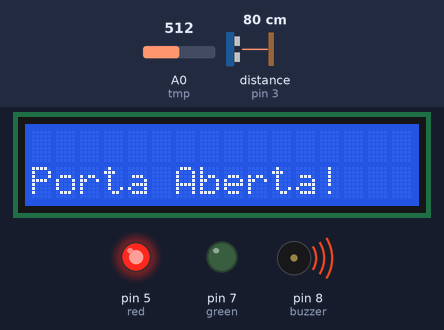
This sketch was run on a simulated Arduino Uno, built with avr-gcc and run on an emulated ATmega328P. Shown: 16×2 character LCD, output pins drawn as LEDs (lit = HIGH), buzzer (waves = sounding). Wiring (inferred from the names in the program): ultrasonic range finder: trigger pin 3; echo pin 3. Inputs (shaded band) come from the test bench; at power-on: A0 (tmp) = 512, distance to the obstacle (sensor on pin 3) 80 cm. The echo pulse lasts 58.3 µs per cm; pins used as bus, display or sensor lines are not drawn; what the sketch prints to the serial monitor is not drawn.

Above: at 1.1 s.
At 6.1 s:
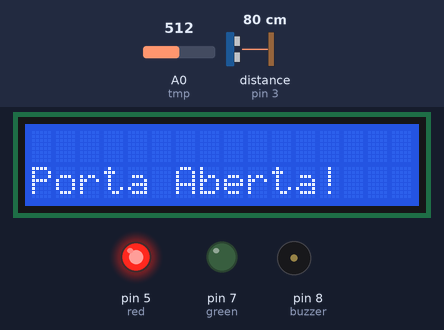
At 53.1 s:
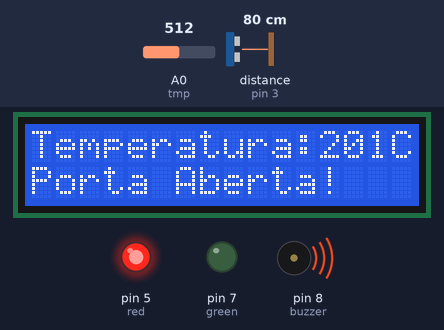
At 128.1 s:
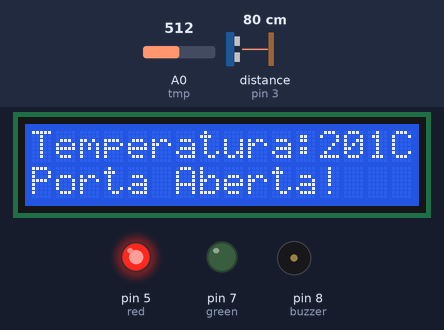
Timing chart, 0 to 129.6 s (numbered marks = the images above):
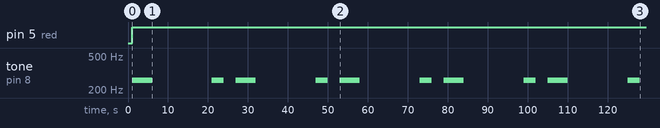

The sketch:

temp_doorControl.ino
```cpp
#include <LiquidCrystal.h>

// Definindo pinos
int green = 7;
int red = 5;
int buzzer = 8;
int tmp = A0;
int sensorDistancia = 3;

unsigned long pulseduration = 0;
int dist;

LiquidCrystal lcd (2, 4, 10, 11, 12, 13);

// Variáveis para controle assíncrono
unsigned long lastTemperatureTime = 0;
unsigned long lastDistanceTime = 0;
const unsigned long temperatureInterval = 1000; // Intervalo de 1 segundo
const unsigned long distanceInterval = 1000;    // Intervalo de 1 segundo

void setup()
{
  Serial.begin(9600);

  pinMode(green, OUTPUT);
  pinMode(red, OUTPUT);
  pinMode(buzzer, OUTPUT);
  lcd.begin(16, 2);
}

void loop()
{
  // Chama as funções de temperatura e distância de forma assíncrona
  temperatureAsync();
  distanceAsync();
}

void distanceAsync()
{
  // Verifica se tempo suficiente passou desde a última execução
  if (millis() - lastDistanceTime >= distanceInterval)
  {
    // Atualiza o tempo da última execução
    lastDistanceTime = millis();

    // Lógica da função distance()
    pinMode(sensorDistancia, OUTPUT);
    digitalWrite(sensorDistancia, LOW);
    delayMicroseconds(5);
    digitalWrite(sensorDistancia, HIGH);
    delayMicroseconds(5);
    digitalWrite(sensorDistancia, LOW);

    pinMode(sensorDistancia, INPUT);
    pulseduration = pulseIn(sensorDistancia, HIGH);
    pulseduration = pulseduration / 2;
    dist = int(pulseduration / 29);
    Serial.print("Distancia em CM: ");
    Serial.print(dist);
    Serial.println(" cm");

    if (dist > 30)
    {
      // Lógica quando a distância é maior que 30 cm
      digitalWrite(green, LOW);
      digitalWrite(red, HIGH);

      lcd.setCursor(0, 1);
	  lcd.print("Porta Aberta!");

      tone(buzzer, 261);
      delay(5000);
      noTone(buzzer);
      delay(15000);
      digitalWrite(buzzer, HIGH);
    }
    else
    {
      // Lógica quando a distância é menor ou igual a 30 cm
      lcd.setCursor(0, 1);
	  lcd.print("Porta Fechada!");

      noTone(buzzer);
      digitalWrite(red, LOW);
      digitalWrite(green, HIGH);
    }
  }
}

void temperatureAsync()
{
  // Verifica se tempo suficiente passou desde a última execução
  if (millis() - lastTemperatureTime >= temperatureInterval)
  {
    // Atualiza o tempo da última execução
    lastTemperatureTime = millis();

    // Lógica da função temperature()
    float celsius = map(((analogRead(tmp) - 20) * 3.04), 0, 1023, -40, 125);
    Serial.print("Temperatura = ");
    Serial.println(celsius);
    lcd.setCursor(0, 0);
	lcd.print("Temperatura:");
	lcd.setCursor(12, 0);
	lcd.print(celsius);
    lcd.setCursor(15, 0);
    lcd.print("C");


    if (celsius >= 2 && celsius <= 8)
    {
      // Lógica quando a temperatura está entre 2°C e 8°C
      noTone(buzzer);
      digitalWrite(red, LOW);
      digitalWrite(green, HIGH);
    }
    else
    {
      // Lógica quando a temperatura está fora do intervalo desejado
      digitalWrite(green, LOW);
      digitalWrite(red, HIGH);
      tone(buzzer, 261);
      digitalWrite(buzzer, HIGH);
      delay(3000);
      noTone(buzzer);
      delay(3000);
      digitalWrite(buzzer, HIGH);
    }
  }
}
```

Measured:
- by itself, pin 5 (red): LOW → HIGH at 1.0 s
- by itself, tone on pin 8 (buzzer): repeats every 26.0 s: silent 15.0 s, 261 Hz 3.0 s, silent 3.0 s, 261 Hz 5.0 s
- what the display in image 0 shows lasts 20.0 s, from 1.0 s to 21.0 s
